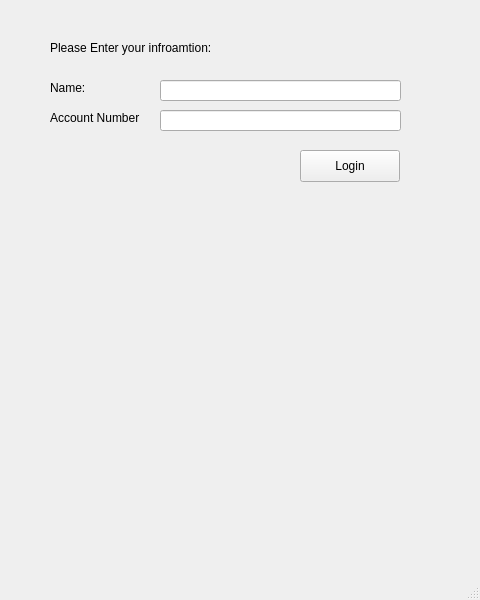
<?xml version="1.0" encoding="UTF-8"?>
<ui version="4.0">
 <class>Login</class>
 <widget class="QMainWindow" name="Login">
  <property name="geometry">
   <rect>
    <x>0</x>
    <y>0</y>
    <width>480</width>
    <height>600</height>
   </rect>
  </property>
  <property name="windowTitle">
   <string>Login</string>
  </property>
  <widget class="QWidget" name="centralwidget">
   <widget class="QLabel" name="EnterTitleText">
    <property name="geometry">
     <rect>
      <x>50</x>
      <y>40</y>
      <width>411</width>
      <height>16</height>
     </rect>
    </property>
    <property name="text">
     <string>Please Enter your infroamtion:</string>
    </property>
   </widget>
   <widget class="QLabel" name="NameLabel">
    <property name="geometry">
     <rect>
      <x>50</x>
      <y>80</y>
      <width>58</width>
      <height>16</height>
     </rect>
    </property>
    <property name="text">
     <string>Name:</string>
    </property>
   </widget>
   <widget class="QLabel" name="AccountNumLabel">
    <property name="geometry">
     <rect>
      <x>50</x>
      <y>110</y>
      <width>271</width>
      <height>16</height>
     </rect>
    </property>
    <property name="text">
     <string>Account Number</string>
    </property>
   </widget>
   <widget class="QLineEdit" name="NameBox">
    <property name="geometry">
     <rect>
      <x>160</x>
      <y>80</y>
      <width>241</width>
      <height>21</height>
     </rect>
    </property>
   </widget>
   <widget class="QLineEdit" name="AccountnumBox">
    <property name="geometry">
     <rect>
      <x>160</x>
      <y>110</y>
      <width>241</width>
      <height>21</height>
     </rect>
    </property>
   </widget>
   <widget class="QPushButton" name="LoginButton">
    <property name="geometry">
     <rect>
      <x>300</x>
      <y>150</y>
      <width>100</width>
      <height>32</height>
     </rect>
    </property>
    <property name="text">
     <string>Login</string>
    </property>
   </widget>
  </widget>
  <widget class="QMenuBar" name="menubar">
   <property name="geometry">
    <rect>
     <x>0</x>
     <y>0</y>
     <width>480</width>
     <height>37</height>
    </rect>
   </property>
  </widget>
  <widget class="QStatusBar" name="statusbar"/>
 </widget>
 <resources/>
 <connections/>
</ui>
